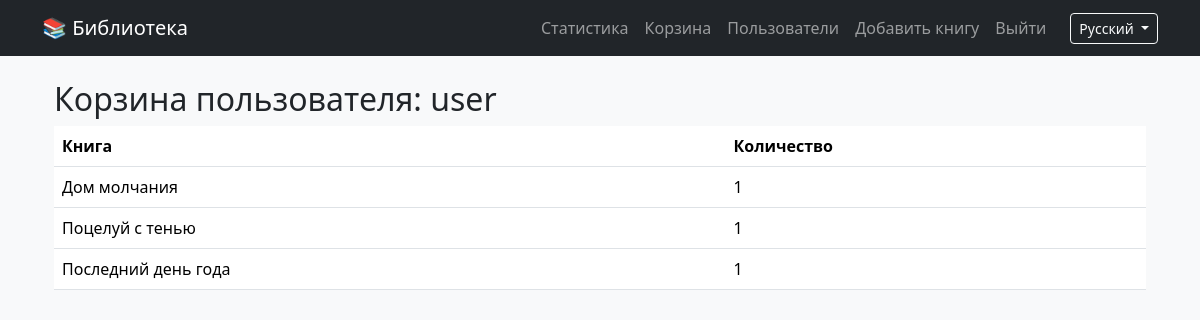
Screenshot of /manage/user/4/cart/ (signed in) with the database file from the repository.
### library/models.py (models this page shows, shortened)
class CartItem(models.Model):
    cart = models.ForeignKey(Cart, related_name='items', on_delete=models.CASCADE)
    book = models.ForeignKey(Book, on_delete=models.CASCADE)
    quantity = models.PositiveIntegerField(default=1)
    added_at = models.DateTimeField(auto_now_add=True)
    class Meta:
        unique_together = ('cart', 'book')

class Book(models.Model):
    title = models.CharField(max_length=255)
    author = models.CharField(max_length=255)
    year = models.PositiveIntegerField()
    publisher = models.CharField(max_length=255)
    description = models.TextField()
    cover = models.ImageField(upload_to='covers/', blank=True, null=True)

### library/views.py (the view, shortened to what this page needs)
# urls.py: path('manage/user/<int:user_id>/cart/', views.admin_user_cart, name='admin_user_cart'),
@login_required
def admin_user_cart(request, user_id):
    if not request.user.is_staff:
        raise PermissionDenied
    User = get_user_model()
    try:
        u = User.objects.get(pk=user_id)
    except User.DoesNotExist:
        raise Http404
    cart, _ = Cart.objects.get_or_create(user=u)
    items = cart.items.select_related('book').all()
    lang = get_lang(request)
    target_lang = lang
    if lang == 'kz':
        target_lang = 'kk'
    return render(request, 'library/admin_user_cart.html', {'cart_owner': u, 'items': items, 'lang': lang})

### library/views.py (called while the page is built)
def get_lang(request):
    return request.GET.get('lang', 'ru')

### library/templates/library/admin_user_cart.html
{% extends 'library/base.html' %}
{% block content %}
<div class="container mt-4">
  <h2>{% if lang == 'ru' %}Корзина пользователя{% elif lang == 'en' %}User's Cart{% endif %}: {{ cart_owner.username }}</h2>
  {% if items %}
  <table class="table">
    <thead>
      <tr>
        <th>{% if lang == 'ru' %}Книга{% elif lang == 'en' %}Book{% endif %}</th>
        <th>{% if lang == 'ru' %}Количество{% elif lang == 'en' %}Quantity{% endif %}</th>
      </tr>
    </thead>
    <tbody>
      {% for item in items %}
      <tr>
        <td>{{ item.book.title }}</td>
        <td>{{ item.quantity }}</td>
      </tr>
      {% endfor %}
    </tbody>
  </table>
  {% else %}
    <p class="text-muted">{% if lang == 'ru' %}Корзина пуста{% elif lang == 'en' %}Cart is empty{% endif %}</p>
  {% endif %}
</div>
{% endblock %}

### library/static/library/css/style.css (style rules this page uses)
body { font-family: 'Segoe UI', Tahoma, Geneva, Verdana, sans-serif; background-color: #f8f9fa; }

### rows the page displays
CartItem: book "Дом молчания", quantity "1"
CartItem: book "Поцелуй с тенью", quantity "1"
CartItem: book "Последний день года", quantity "1"

### other values shown
{{ cart_owner.username }} "user"
